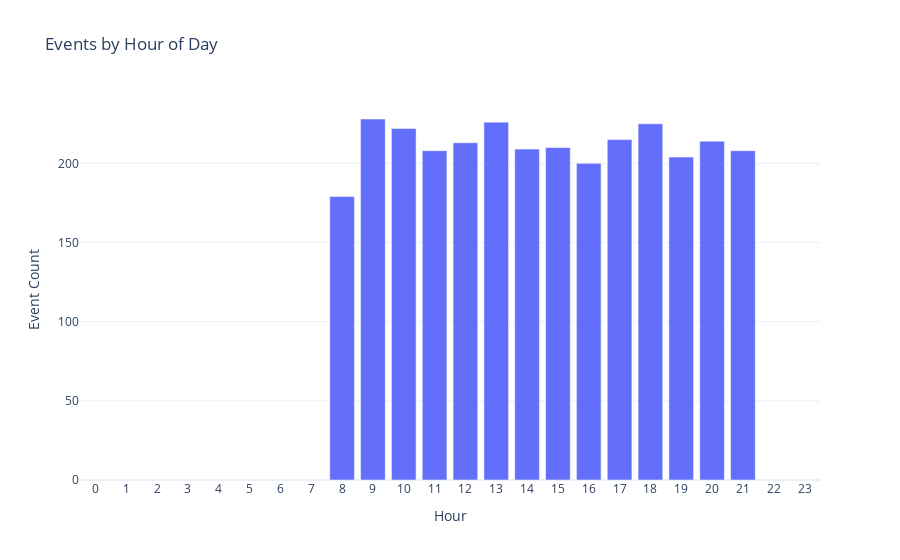

Notebook source saved alongside this figure:
### Markdown cell above
## Temporal Patterns

### Code cell
df['hour'] = df['timestamp'].apply(lambda ts: time.localtime(ts).tm_hour)
df['day'] = df['timestamp'].apply(lambda ts: time.localtime(ts).tm_wday)
df['day_name'] = df['day'].map({0:'Mon', 1:'Tue', 2:'Wed', 3:'Thu', 4:'Fri', 5:'Sat', 6:'Sun'})

# Events per hour
hourly = df.groupby('hour').size().reset_index(name='count')

fig = px.bar(
    hourly, x='hour', y='count',
    title="Events by Hour of Day",
    labels={'hour': 'Hour', 'count': 'Event Count'},
    color_discrete_sequence=['#636EFA'],
    template='plotly_white'
)
fig.update_xaxes(range=[-0.5, 23.5], dtick=1)
fig.show()

### Figure 1 — Plotly figure (JSON) as saved in the notebook; plotly's stock layout.template omitted (floating-point values rounded to 4 significant figures)
{"data": [{"hovertemplate": "Hour=%{x}<br>Event Count=%{y}<extra></extra>", "legendgroup": "", "marker": {"color": "#636EFA", "pattern": {"shape": ""}}, "name": "", "orientation": "v", "showlegend": false, "textposition": "auto", "type": "bar", "x": [8, 9, 10, 11, 12, 13, 14, 15, 16, 17, 18, 19, 20, 21], "xaxis": "x", "y": [179, 228, 222, 208, 213, 226, 209, 210, 200, 215, 225, 204, 214, 208], "yaxis": "y"}], "layout": {"barmode": "relative", "legend": {"tracegroupgap": 0}, "title": {"text": "Events by Hour of Day"}, "xaxis": {"anchor": "y", "domain": [0, 1], "dtick": 1, "range": [-0.5, 23.5], "title": {"text": "Hour"}}, "yaxis": {"anchor": "x", "domain": [0, 1], "title": {"text": "Event Count"}}}}
